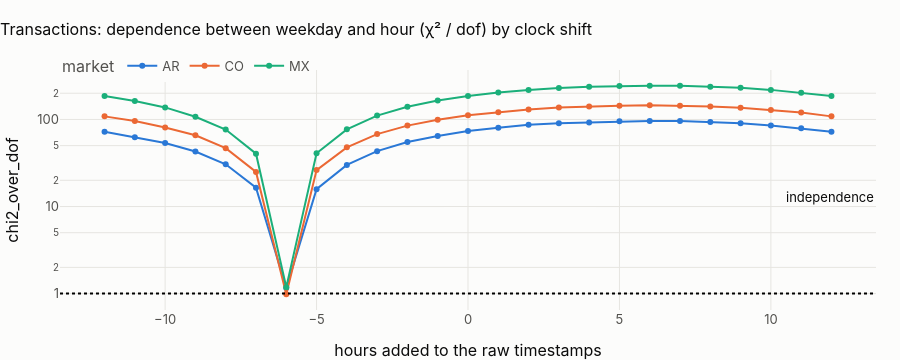

The cell this chart's notebook holds for it:
### Markdown cell above
## 2 · The clock scan

### Code cell
scans = []
for (proc, mk), d in hourly.groupby(["process", "market"]):
    s = g.clock_scan(d.hour_start, counts=d.n.to_numpy())
    s["process"], s["market"] = proc, mk
    scans.append(s)
scan = pd.concat(scans, ignore_index=True)
fig = px.line(
    scan[scan.process == "transactions"],
    x="shift_hours",
    y="chi2_over_dof",
    color="market",
    log_y=True,
    markers=True,
    title="Transactions: dependence between weekday and hour (χ² / dof) by clock shift",
)
fig.add_hline(y=1, line_dash="dot", annotation_text="independence")
fig.update_layout(height=360, xaxis_title="hours added to the raw timestamps")
fig.show()
best = scan.loc[scan.groupby(["process", "market"]).chi2.idxmin()].set_index(["process", "market"])
at0 = scan[scan.shift_hours == 0].set_index(["process", "market"]).chi2_over_dof
legal = pd.Series(
    {
        (p, m): scan[
            (scan.process == p)
            & (scan.market == m)
            & (scan.shift_hours == country.COUNTRIES[m].utc_offset)
        ].chi2_over_dof.iloc[0]
        for p, m in best.index
    }
)
clock = best[["shift_hours", "chi2_over_dof"]].rename(
    columns={"shift_hours": "best shift (h)", "chi2_over_dof": "χ²/dof at best"}
)
clock["χ²/dof at legal local time"] = legal
clock["χ²/dof at raw clock (0 h)"] = at0
clock = clock.reset_index()
clock.to_csv(OUT / "granularity_time_clock.csv", index=False)
show(clock.round(2), paging=False)
per_process = clock.groupby("process")["best shift (h)"].agg(lambda x: x.mode().iloc[0])
same = clock.groupby("process")["best shift (h)"].nunique().eq(1)
display(
    Markdown(
        "**Every market of a process aligns at the same shift, and the shift depends on the process, not the market:** "
        + ", ".join(
            f"{k} {v:+d} h" + ("" if same[k] else " (varies)") for k, v in per_process.items()
        )
        + f". At the best shift the dependence falls to χ²/dof {clock['χ²/dof at best'].median():.2f} (independence is "
        f"1), against {clock['χ²/dof at raw clock (0 h)'].median():.0f} on the raw clock and "
        f"{clock['χ²/dof at legal local time'].median():.0f} on each country's legal local time. The shifts are the start "
        "hours of each process's daily delivery batch (06:00 UTC for transactions, digital events and sends; 08:00 UTC for "
        "contacts and complaints): the next section checks that directly."
    )
)

### Figure 1 — Plotly figure (JSON) as saved in the notebook; plotly's stock layout.template omitted (floating-point values rounded to 4 significant figures)
{"data": [{"hovertemplate": "market=AR<br>shift_hours=%{x}<br>chi2_over_dof=%{y}<extra></extra>", "legendgroup": "AR", "line": {"color": "#2a78d6", "dash": "solid"}, "marker": {"symbol": "circle"}, "mode": "lines+markers", "name": "AR", "orientation": "v", "showlegend": true, "type": "scatter", "x": [-12, -11, -10, -9, -8, -7, -6, -5, -4, -3, -2, -1, 0, 1, 2, 3, 4, 5, 6, 7, 8, 9, 10, 11, 12], "xaxis": "x", "y": [72.3, 62.61, 53.57, 42.78, 30.54, 16.44, 1.16, 15.83, 30.06, 43.26, 55.0, 64.63, 73.87, 80.43, 86.68, 90.58, 92.54, 95.23, 96.19, 96.18, 93.24, 90.28, 85.42, 79.35, 72.3], "yaxis": "y"}, {"hovertemplate": "market=CO<br>shift_hours=%{x}<br>chi2_over_dof=%{y}<extra></extra>", "legendgroup": "CO", "line": {"color": "#eb6834", "dash": "solid"}, "marker": {"symbol": "circle"}, "mode": "lines+markers", "name": "CO", "orientation": "v", "showlegend": true, "type": "scatter", "x": [-12, -11, -10, -9, -8, -7, -6, -5, -4, -3, -2, -1, 0, 1, 2, 3, 4, 5, 6, 7, 8, 9, 10, 11, 12], "xaxis": "x", "y": [108.5, 95.77, 80.87, 65.89, 46.78, 24.96, 0.9827, 26.18, 47.81, 67.84, 84.96, 99.1, 111.6, 121.0, 130.5, 136.8, 141.3, 144.1, 145.2, 143.5, 140.7, 136.3, 128.8, 119.9, 108.5], "yaxis": "y"}, {"hovertemplate": "market=MX<br>shift_hours=%{x}<br>chi2_over_dof=%{y}<extra></extra>", "legendgroup": "MX", "line": {"color": "#1baf7a", "dash": "solid"}, "marker": {"symbol": "circle"}, "mode": "lines+markers", "name": "MX", "orientation": "v", "showlegend": true, "type": "scatter", "x": [-12, -11, -10, -9, -8, -7, -6, -5, -4, -3, -2, -1, 0, 1, 2, 3, 4, 5, 6, 7, 8, 9, 10, 11, 12], "xaxis": "x", "y": [185.6, 162.6, 137.5, 107.4, 76.58, 40.45, 1.186, 40.88, 76.96, 110.7, 139.7, 165.2, 185.6, 204.0, 218.0, 230.1, 237.4, 242.8, 243.8, 243.1, 238.0, 231.5, 218.5, 202.2, 185.6], "yaxis": "y"}], "layout": {"annotations": [{"showarrow": false, "text": "independence", "x": 1, "xanchor": "right", "xref": "x domain", "y": 1, "yanchor": "bottom", "yref": "y"}], "height": 360, "legend": {"title": {"text": "market"}, "tracegroupgap": 0}, "shapes": [{"line": {"dash": "dot"}, "type": "line", "x0": 0, "x1": 1, "xref": "x domain", "y0": 1, "y1": 1, "yref": "y"}], "title": {"text": "Transactions: dependence between weekday and hour (χ² / dof) by clock shift"}, "xaxis": {"anchor": "y", "domain": [0.0, 1.0], "title": {"text": "hours added to the raw timestamps"}}, "yaxis": {"anchor": "x", "domain": [0.0, 1.0], "title": {"text": "chi2_over_dof"}, "type": "log"}}}
